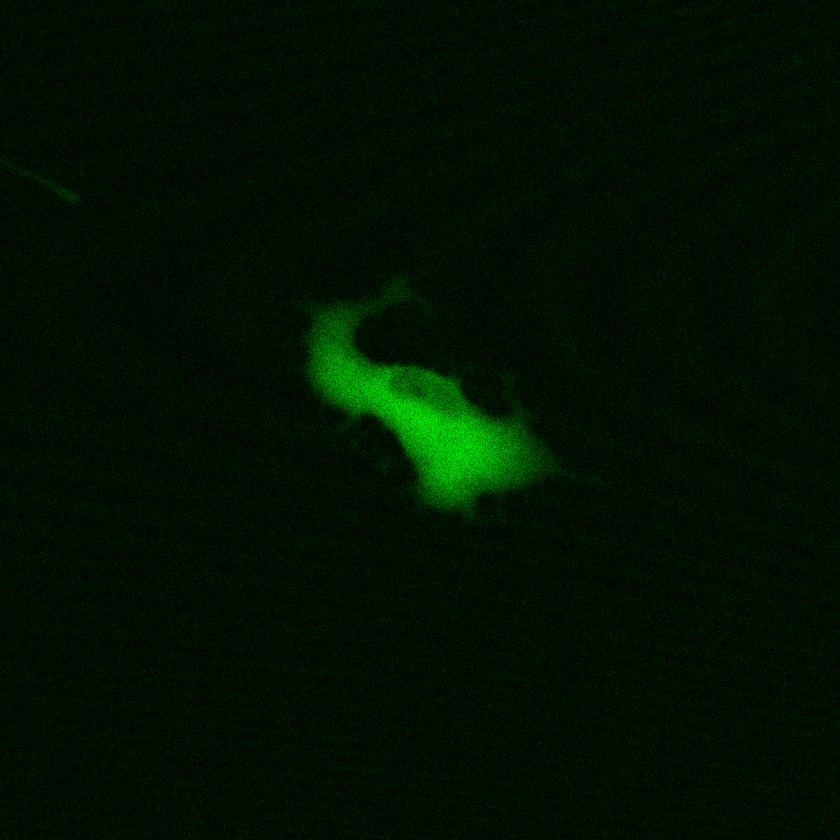
%> input picture YAP_RATIO_ANALYSIS/+img/yap-frap-traction-drug-21jan2018_cell1-cyto1-well1_FRAP Pb1/yap-frap-traction-drug-21jan2018_yap-cell2-well2.tif, 840 x 840 px, shrunk from 1024 x 1024 before the run
$ octave --eval "result = MaskNucl(rgb2gray(imread('../+img/yap-frap-traction-drug-21jan2018_cell1-cyto1-well1_FRAP Pb1/yap-frap-traction-drug-21jan2018_yap-cell2-well2.tif')));"   (GNU Octave 9; MATLAB toolbox functions it lacks are replaced by stand-ins)
%> lines starting %> are read from the running program, lines starting %| are printed output that depends on the picture; in (x1, y1, x2, y2) boxes, pixels count from 0 and x2, y2 are one past the last pixel; in counts of white or black regions, pixels touching at a corner belong together; the program's own positions count from 1
%%%%%%%%%%%%%%%%%%%%%%%%%%%%%%%%%%%%%%%%%%%%%%%%%
% Name of file: MaskNucl
% Version 1.0

% Purpose: to segment a Nucleius in the image using thresholding

% Input variables:
%   im: the image
%
%   output variable:
%   imout: the mask

% created: Feb 20, 2017 12:07 PM
% Author: Rosa Kaviani
% Revisions:
%%%%%%%%%%%%%%%%%%%%%%%%%%%%%%%%%%%%%%%%%%%%%%%%%

function [imout]= MaskNucl (imin)

imin = medfilt2(imin,[7 7]);
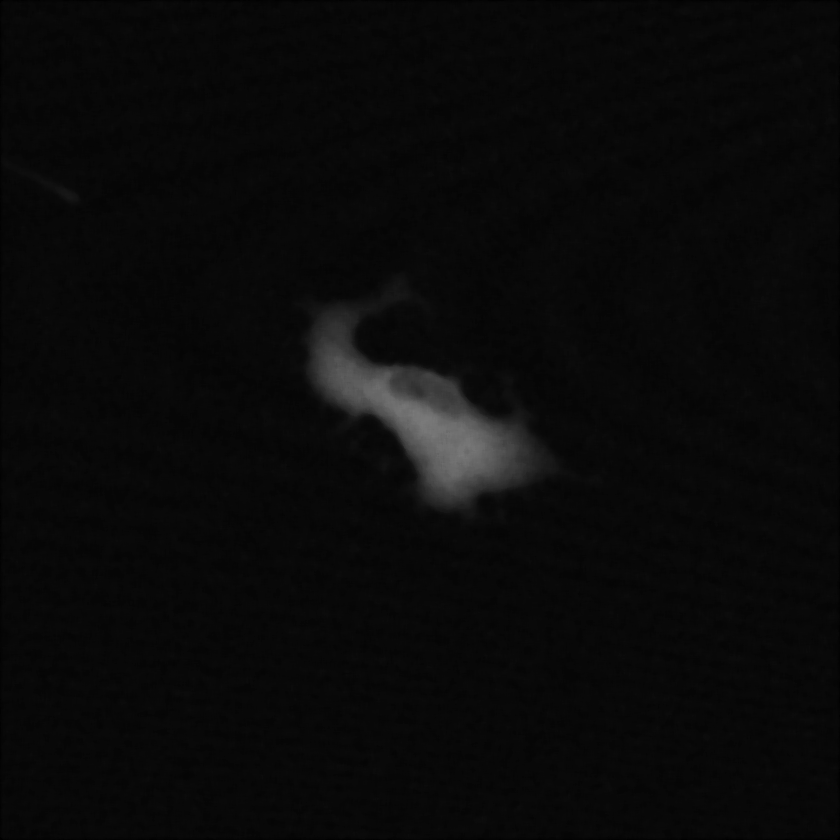
%> imin: size 840x840 uint8; min 0, max 122, mean 9.8
[~, threshold] = edge(imin, 'Prewitt');
%> threshold = 0.00581
fudgeFactor =1;
BWs = edge(imin,'sobel', threshold * fudgeFactor);
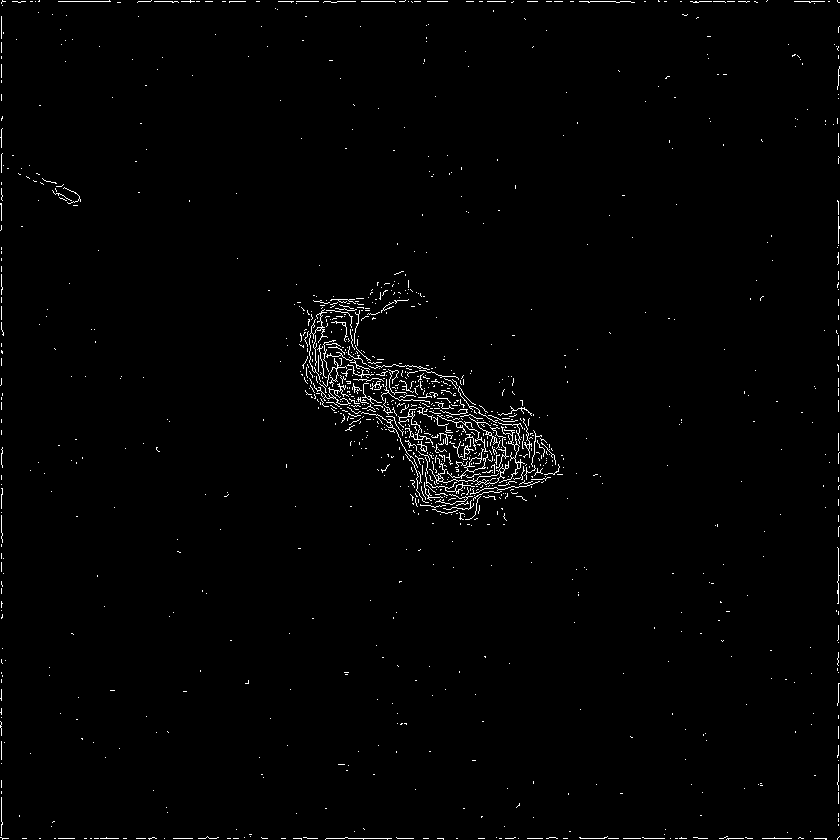
%> BWs: size 840x840 logical; 1.3% white in thin lines or dots
se90 = strel('line', 3, 90);
se0 = strel('line', 3, 0);
BWsdil = imdilate(BWs, [se90 se0]);
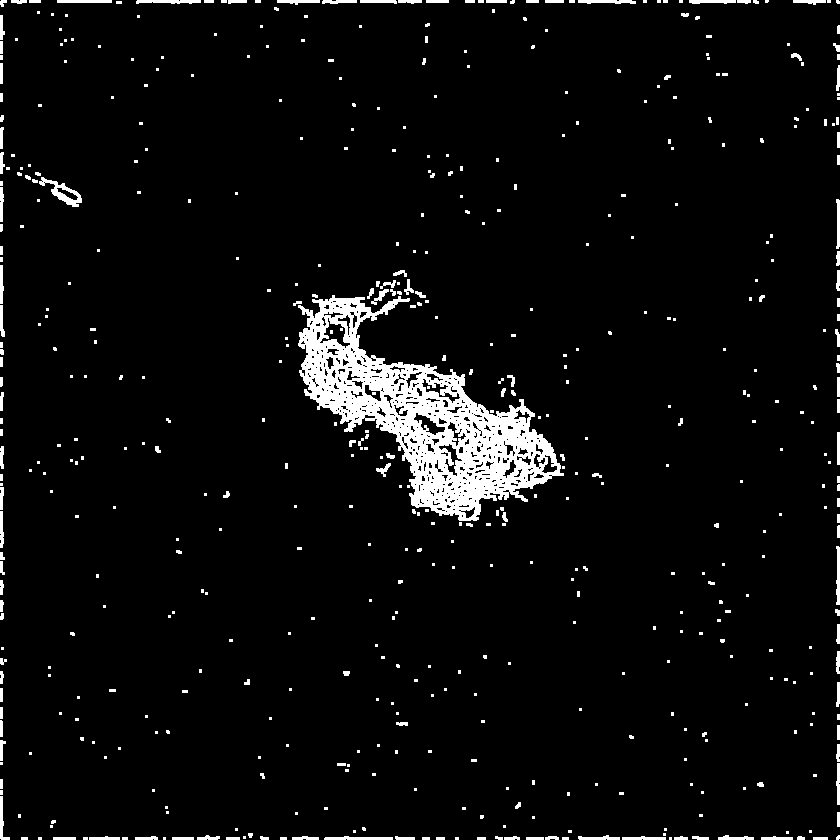
%> BWsdil: size 840x840 logical; 4.9% white; 548 white regions (387 under 20 px), largest, box (x1, y1, x2, y2) and area: (298, 295, 564, 521) 21087, (39, 177, 82, 207) 410, (324, 836, 393, 840) 210


BWdfill = imfill(BWsdil, 'holes');
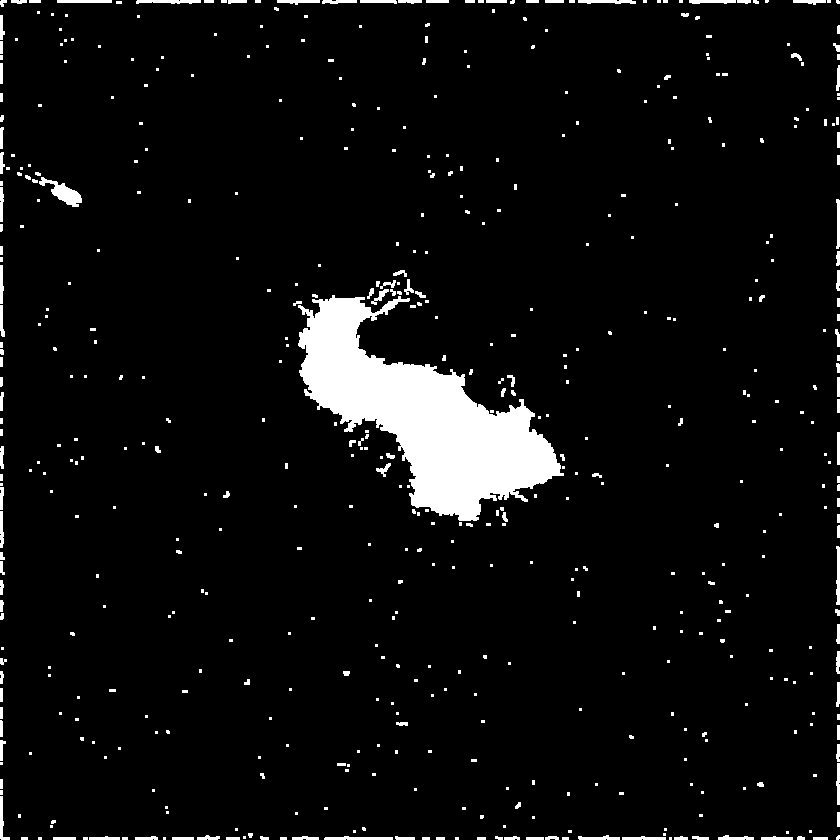
%> BWdfill: size 840x840 logical; 5.5% white; 544 white regions (383 under 20 px), largest, box (x1, y1, x2, y2) and area: (298, 295, 564, 521) 25506, (39, 177, 82, 207) 506, (324, 836, 393, 840) 210

BWnobord = imclearborder(BWdfill, 4);
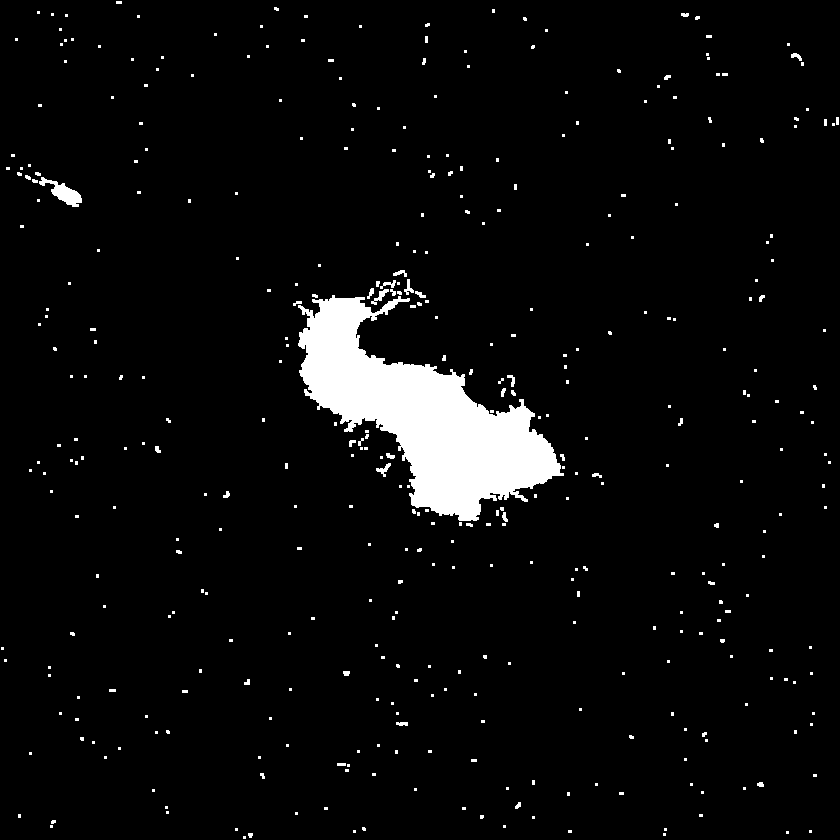
%> BWnobord: size 840x840 logical; 4.5% white; 401 white regions (352 under 20 px), largest, box (x1, y1, x2, y2) and area: (298, 295, 564, 521) 25506, (39, 177, 82, 207) 506, (371, 289, 389, 305) 97

seD = strel('diamond',1);
BWfinal = imerode(BWnobord,seD);
%> BWfinal: size 840x840 logical; 3.6% white; 416 white regions (410 under 20 px), largest, box (x1, y1, x2, y2) and area: (299, 296, 563, 520) 24114, (40, 178, 81, 206) 380, (375, 290, 388, 300) 37, (377, 464, 390, 473) 33, (405, 280, 413, 292) 22, (792, 54, 801, 60) 21
BWfinal = imerode(BWfinal,seD);
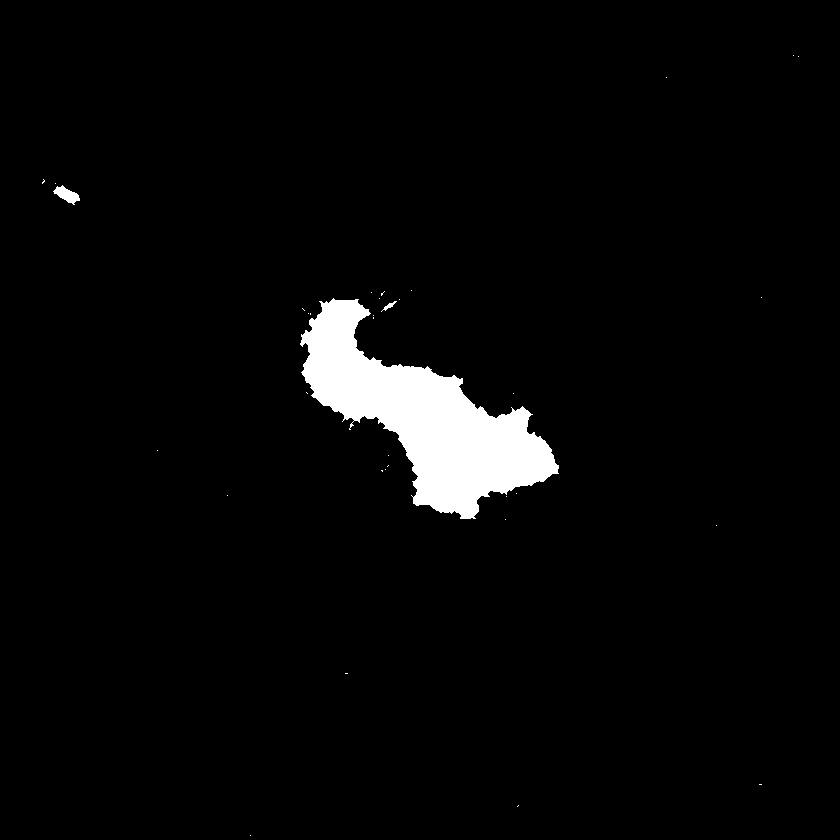
%> BWfinal: size 840x840 logical; 3.3% white; 35 white regions (32 under 20 px), largest, box (x1, y1, x2, y2) and area: (300, 298, 559, 519) 22877, (53, 185, 80, 205) 265, (381, 301, 397, 312) 50

imout = bwareaopen(BWfinal,250);
%> imout: size 840x840 logical; 3.3% white; 2 white regions, box (x1, y1, x2, y2) and area: (300, 298, 559, 519) 22877, (53, 185, 80, 205) 265
end
